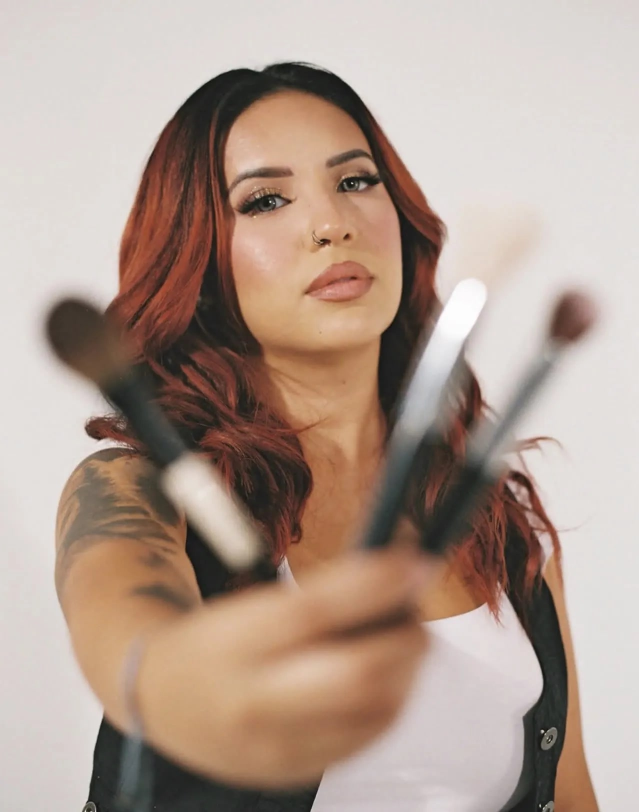
#> input picture amairanymua-01-rouge/src/assets/plates/artist-brushes.jpg, 1278 x 1624 px, given in place of 39c4c4f0-image.jpg, which was not available (shown at 1/2 size)
$ python amairanymua-01-assets.py ../../amairanymua-01-rouge/src/assets/plates
#> lines starting #> are read from the running program, lines starting #| are printed output that depends on the picture
#!/usr/bin/env python3
"""Image pipeline for /demo/amairanymua-01.

Source: twelve photographs the founder supplied on 2026-11-18 as phone
screenshots of Amairany's own Instagram posts (1320px wide). The originals are
NOT in the repository; pass the folder that holds them:

    python3 scripts/amairanymua-01-assets.py <folder-with-originals>

What it does, and nothing else: trims the few edge pixels a screenshot picks
up from the neighbouring carousel slide, resizes to three widths, and writes
WebP (plus one JPEG for the link preview). No retouching, no colour change,
no face editing.
"""
import sys
from pathlib import Path
from PIL import Image

ROOT = Path(__file__).resolve().parents[1]
OUT = ROOT / "public" / "demo" / "amairanymua-01" / "assets" / "img"
WIDTHS = (480, 800, 1280)

# upload name -> (key, extra trim (left, top, right, bottom) on top of the default 8px)
SOURCES = {
    "39c4c4f0-image.jpg": ("artist-brushes", (0, 0, 26, 0)),
    "4dc1e78d-image.jpg": ("artist-spotlight", (4, 0, 0, 0)),
    "db2b452a-image.jpg": ("glam-sculpt", (0, 0, 0, 0)),
    "c968fdcf-image.jpg": ("bride-gold-waves", (0, 0, 0, 0)),
    "c5a80d10-image.jpg": ("bride-crystal", (0, 0, 0, 0)),
    "3b83aada-image.jpg": ("wedding-florals", (0, 0, 0, 0)),
    "57fc224c-image.jpg": ("wedding-night", (0, 0, 0, 0)),
    "b139af3b-image.jpg": ("golden-hour", (8, 6, 0, 0)),
    "b53a13c8-image.jpg": ("bride-ruby", (0, 0, 0, 0)),
    "e8bc0602-image.jpg": ("glam-bronze", (0, 0, 0, 0)),
    "c3d55ffd-image.jpg": ("waves-blonde", (0, 0, 0, 0)),
    "9d228949-image.jpg": ("bride-pearls", (0, 0, 0, 0)),
}
# extra crops cut from a source (key, source key, box as fractions l,t,r,b)
CROPS = {
    # head-and-shoulders from the studio spotlight portrait; the prop she is
    # holding is left out of frame
    "artist-spotlight-crop": ("artist-spotlight", (0.40, 0.235, 0.88, 0.60)),
}


def save(im: Image.Image, key: str) -> None:
    for nominal in WIDTHS:
        w = min(nominal, im.width)  # never upscale; the file keeps its nominal name
        h = round(im.height * w / im.width)
        im.resize((w, h), Image.LANCZOS).save(OUT / f"{key}-{nominal}.webp", "WEBP", quality=80, method=6)


def main() -> None:
    src = Path(sys.argv[1])
    OUT.mkdir(parents=True, exist_ok=True)
    done = {}
    for name, (key, extra) in SOURCES.items():
        im = Image.open(src / name).convert("RGB")
#> im is the input picture: PIL image 1278x1624 RGB; mean R, G, B 176, 156, 144.1
        l, t, r, b = (8 + e for e in extra)
        im = im.crop((l, t, im.width - r, im.height - b))
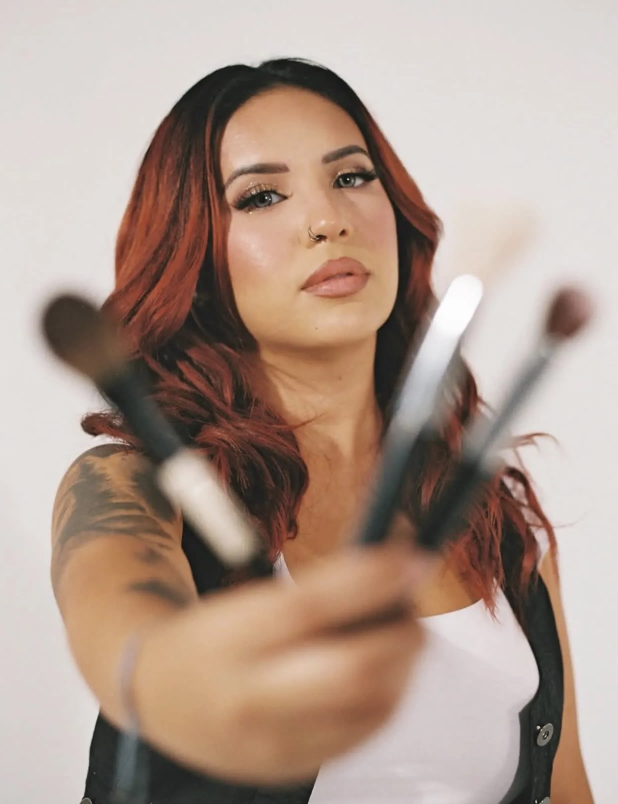
#> im: PIL image 1236x1608 RGB (shown at 1/2 size); mean R, G, B 174.4, 153.6, 141.4
        done[key] = im
        save(im, key)
#> the loop in save, `for nominal in WIDTHS:` made 3 passes
#> pass 1, in save, `im.resize((w, h), Image.LANCZOS).save(OUT / f"{key}-{nominal}.webp", "..`:
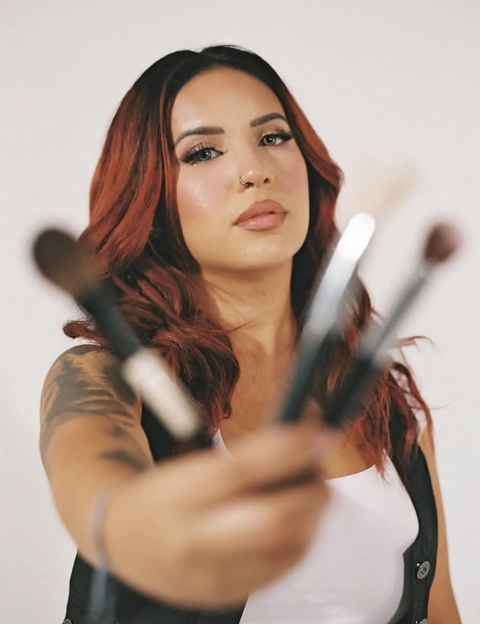
#> saved as artist-brushes-480.webp: PIL image 480x624 RGB; mean R, G, B 174.4, 153.6, 141.4
        print(key, im.size)
#| artist-brushes (1236, 1608)
#> pass 2 of the loop in main, `for name, (key, extra) in SOURCES.items():`:
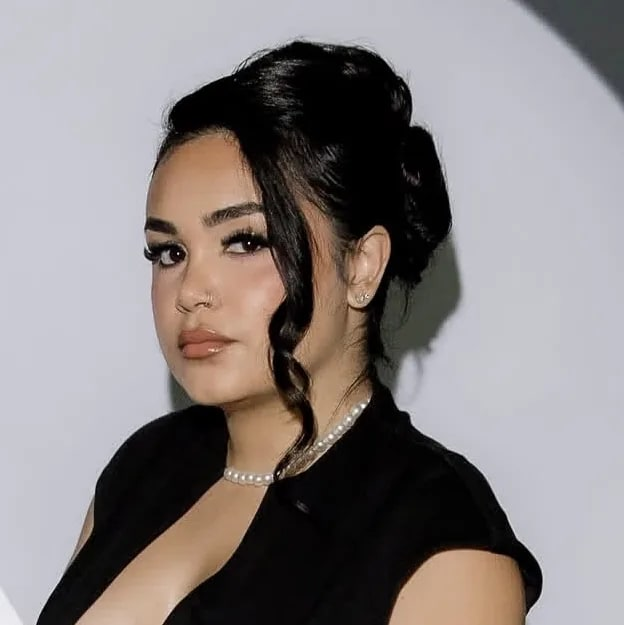
#> input picture amairanymua-01-rouge/src/assets/plates/artist-spotlight-crop.jpg, 624 x 625 px, given in place of 4dc1e78d-image.jpg, which was not available
#> in main, im is the input picture: PIL image 624x625 RGB; mean R, G, B 136.2, 129.6, 129.4
#> in main, `im = im.crop((l, t, im.width - r, im.height - b))`:
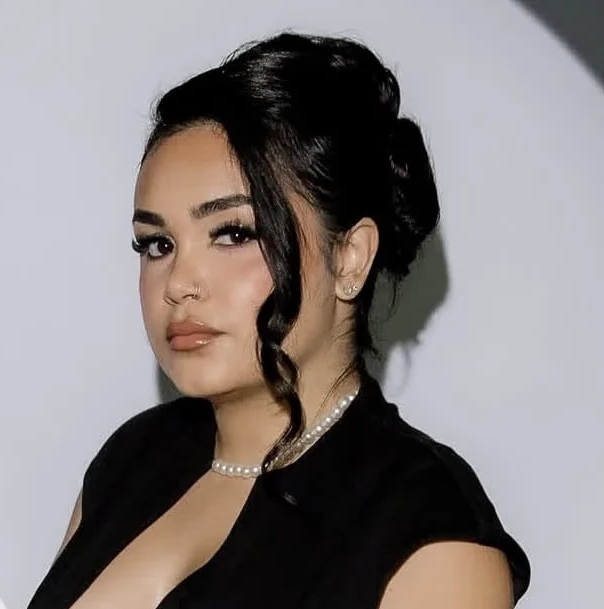
#> im: PIL image 604x609 RGB; mean R, G, B 134.1, 127.3, 126.8
#| artist-spotlight (604, 609)
    for key, (parent, (l, t, r, b)) in CROPS.items():
        p = done[parent]
        im = p.crop((round(p.width * l), round(p.height * t), round(p.width * r), round(p.height * b)))
        done[key] = im
        for w in (480, im.width):
            h = round(im.height * w / im.width)
            im.resize((w, h), Image.LANCZOS).save(OUT / f"{key}-{w}.webp", "WEBP", quality=82, method=6)
        print(key, im.size)
    # link-preview image (1200x630), cut from the bridal hero
    og = done["bride-crystal"]
    w = og.width
    h = round(w * 630 / 1200)
    top = round(og.height * 0.08)
    og.crop((0, top, w, top + h)).resize((1200, 630), Image.LANCZOS).save(OUT / "og.jpg", "JPEG", quality=84, optimize=True, progressive=True)


if __name__ == "__main__":
#> (the run stopped early here; a loop or call above may not have finished)
